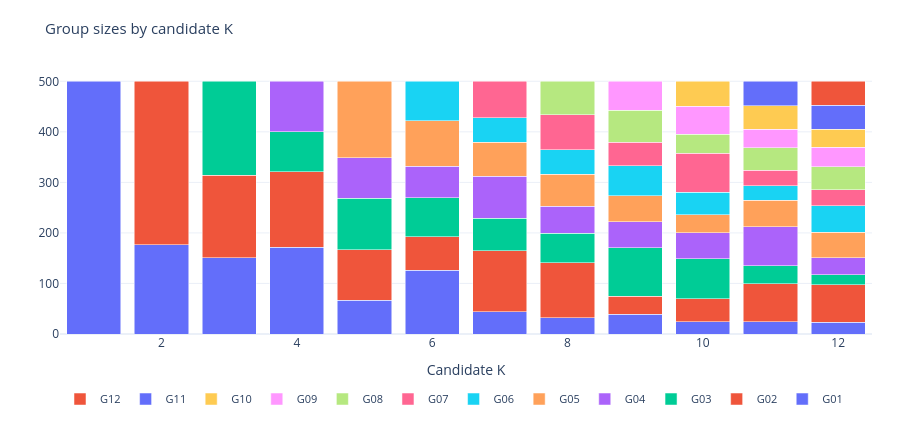

The cell this chart's notebook holds for it:
### Markdown cell above
### Group sizes by candidate K

We plot the customer counts in each group, including the review group when present. We compare the distributions to assess balance, identify small groups and judge how much evidence each group can contribute to later forecasting comparisons.

### Code cell
group_sizes_plot.update_layout(title="Group sizes by candidate K")
show(group_sizes_plot, 425)

### Figure 1 — Plotly figure (JSON) as saved in the notebook; plotly's stock layout.template omitted (floating-point values rounded to 4 significant figures)
{"data": [{"name": "G01", "type": "bar", "x": [1, 2, 3, 4, 5, 6, 7, 8, 9, 10, 11, 12], "y": [500, 177, 151, 172, 67, 126, 44, 32, 39, 24, 24, 23]}, {"name": "G02", "type": "bar", "x": [2, 3, 4, 5, 6, 7, 8, 9, 10, 11, 12], "y": [323, 163, 149, 100, 66, 121, 109, 36, 46, 75, 74]}, {"name": "G03", "type": "bar", "x": [3, 4, 5, 6, 7, 8, 9, 10, 11, 12], "y": [186, 79, 102, 78, 64, 58, 96, 79, 36, 20]}, {"name": "G04", "type": "bar", "x": [4, 5, 6, 7, 8, 9, 10, 11, 12], "y": [100, 80, 62, 83, 54, 51, 51, 77, 34]}, {"name": "G05", "type": "bar", "x": [5, 6, 7, 8, 9, 10, 11, 12], "y": [151, 90, 67, 63, 52, 36, 53, 50]}, {"name": "G06", "type": "bar", "x": [6, 7, 8, 9, 10, 11, 12], "y": [78, 49, 49, 59, 44, 28, 53]}, {"name": "G07", "type": "bar", "x": [7, 8, 9, 10, 11, 12], "y": [72, 69, 46, 78, 31, 31]}, {"name": "G08", "type": "bar", "x": [8, 9, 10, 11, 12], "y": [66, 64, 37, 45, 46]}, {"name": "G09", "type": "bar", "x": [9, 10, 11, 12], "y": [57, 56, 36, 39]}, {"name": "G10", "type": "bar", "x": [10, 11, 12], "y": [49, 47, 35]}, {"name": "G11", "type": "bar", "x": [11, 12], "y": [48, 48]}, {"name": "G12", "type": "bar", "x": [12], "y": [47]}], "layout": {"autosize": true, "barmode": "stack", "font": {"size": 12}, "height": 425, "legend": {"font": {"size": 11}, "orientation": "h", "x": 0, "y": -0.19, "yanchor": "top"}, "margin": {"b": 70, "l": 60, "r": 28, "t": 68}, "title": {"font": {"size": 15}, "text": "Group sizes by candidate K"}, "xaxis": {"title": {"text": "Candidate K"}}}}
